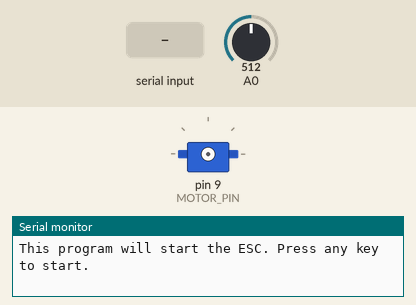
The sketch below on a simulated Arduino Uno, built with avr-gcc and run on an emulated ATmega328P. Shown: servo, the last lines printed to the serial monitor. The test bench sets the inputs (shaded band); at power-on: A0 = 512.

Above: at 0.9 s.
1.0 s: "1\n" received over Serial
At 2.3 s:
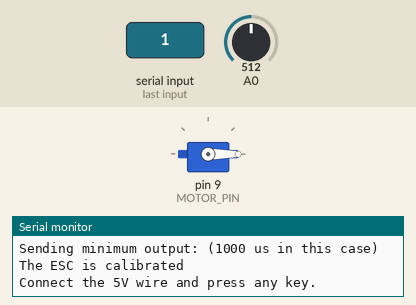
2.6 s: "0\n" received over Serial
At 3.4 s:
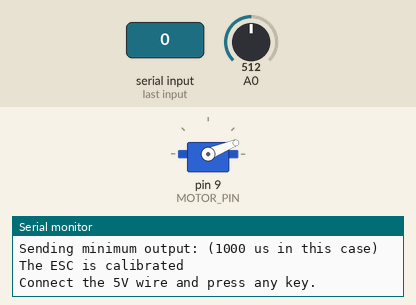
Timing chart, 0 to 5.6 s (numbered marks = the images above; inputs shaded):
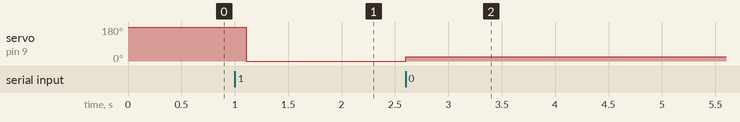

The sketch:

ESC_Calibration.ino
```cpp
// Libraries and Global Variables
#include <Arduino.h>
#include <Wire.h>
#include <Servo.h>
#include <PID_v1.h>

#define MAX_SIGNAL 2000

#define MIN_SIGNAL 1000

#define MOTOR_PIN 9


Servo ESC;


void setup() {
  // analogReadResolution(12); // Only for microctrl with 12bit ADC

  Serial.begin(9600);

  delay(10);

  Serial.println("This program will start the calibration. Remove the 5V wire. ");

  Serial.println("This program will start the ESC. Press any key to start. ");


  // Wait for input

  while (!Serial.available());

  Serial.read();


  ESC.attach(MOTOR_PIN, MIN_SIGNAL, MAX_SIGNAL);

  ESC.writeMicroseconds(MAX_SIGNAL);


  Serial.print("Now writing maximum output: (");Serial.print(MAX_SIGNAL);Serial.print(" us in this case)");Serial.print("\n");

  Serial.println("Turn on power source, then wait 2 seconds and press any key.");


  // Wait for input

  while (!Serial.available());

  Serial.read();


  // Send min output

  Serial.println("\n");

  Serial.println("\n");

  Serial.print("Sending minimum output: (");Serial.print(MIN_SIGNAL);Serial.print(" us in this case)");Serial.print("\n");

  ESC.writeMicroseconds(MIN_SIGNAL);

  Serial.println("The ESC is calibrated");

  Serial.println("Connect the 5V wire and press any key.");


  // Wait for input

  while (!Serial.available());

  Serial.read();

}


void loop() {
  int cmd = map(analogRead(A0), 0, 4095, 0, 180);
  ESC.write(cmd);
}
```

Measured:
- after the input at 1.0 s, servo on pin 9 (MOTOR_PIN): 180° → 0° after 0.11 s
- after the input at 2.6 s, servo on pin 9 (MOTOR_PIN): 0° → 22° at once
